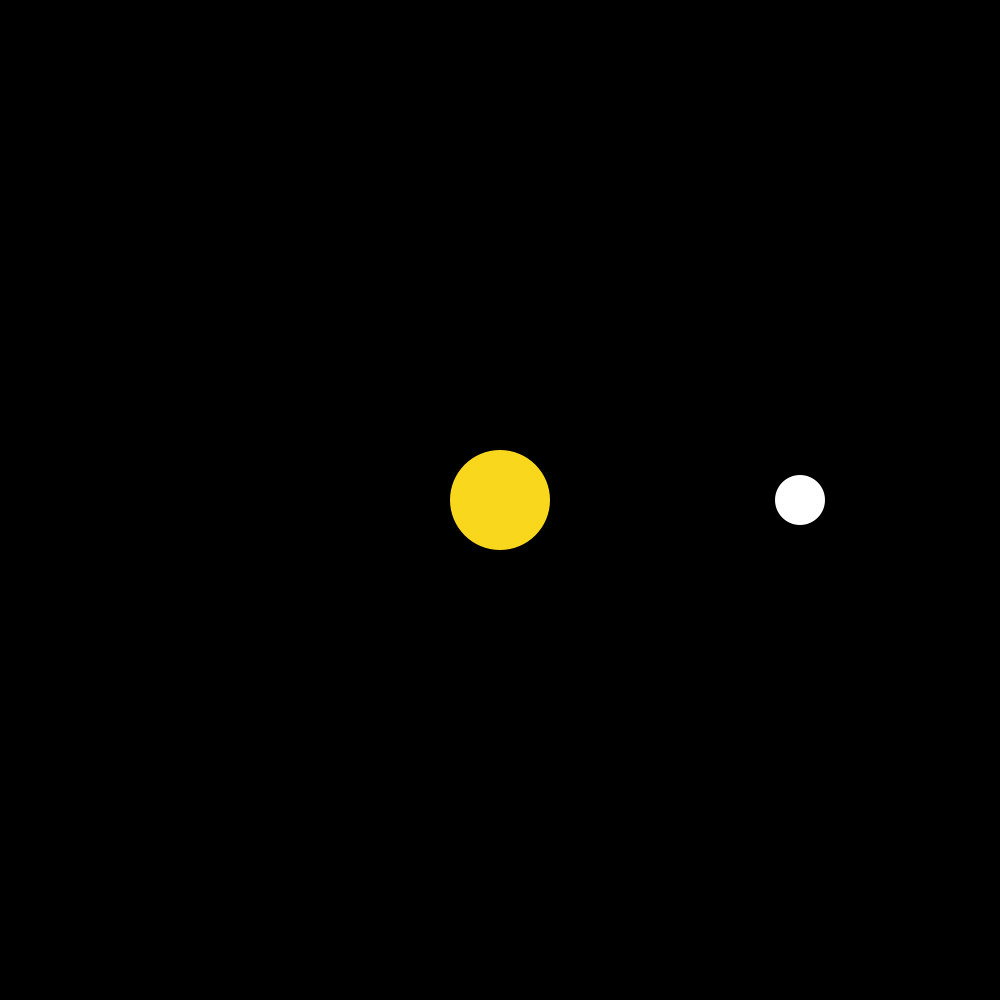
Frame 1 (no input)
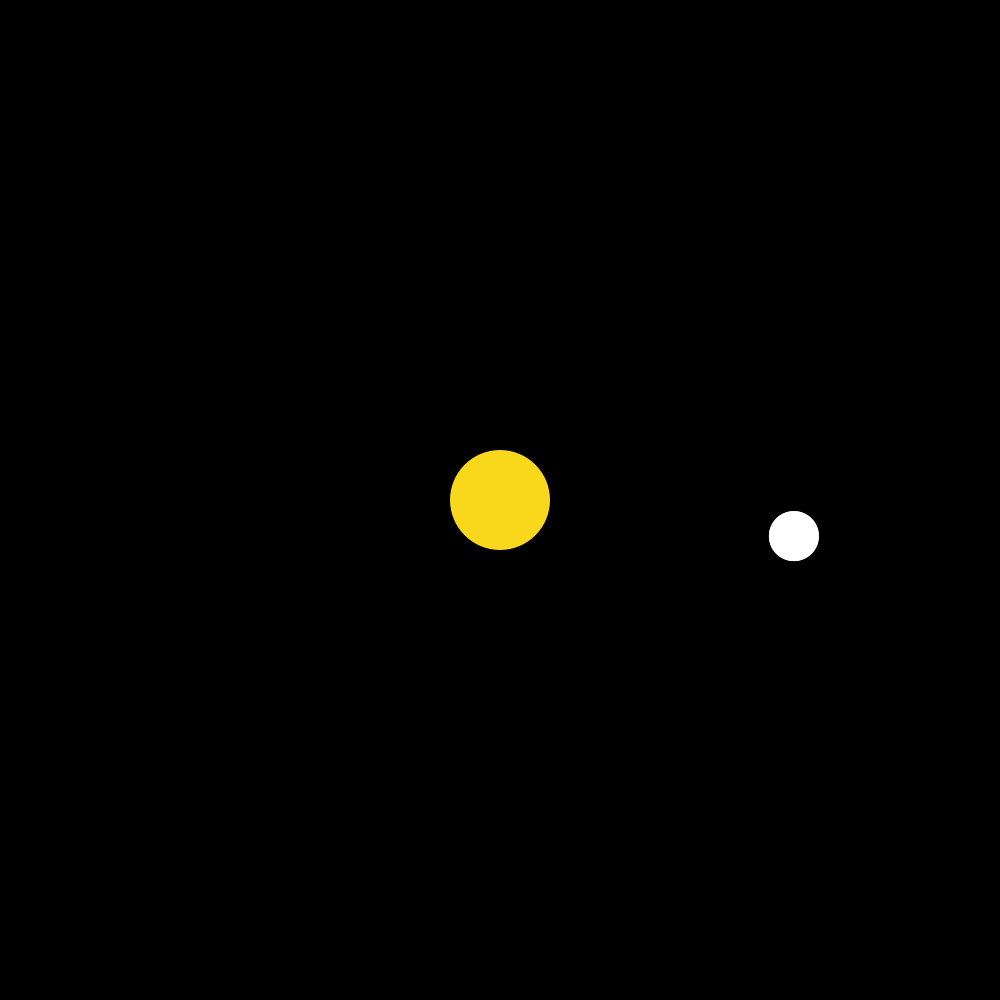
Frame 60 (the mouse pressed at the canvas centre just before this capture)
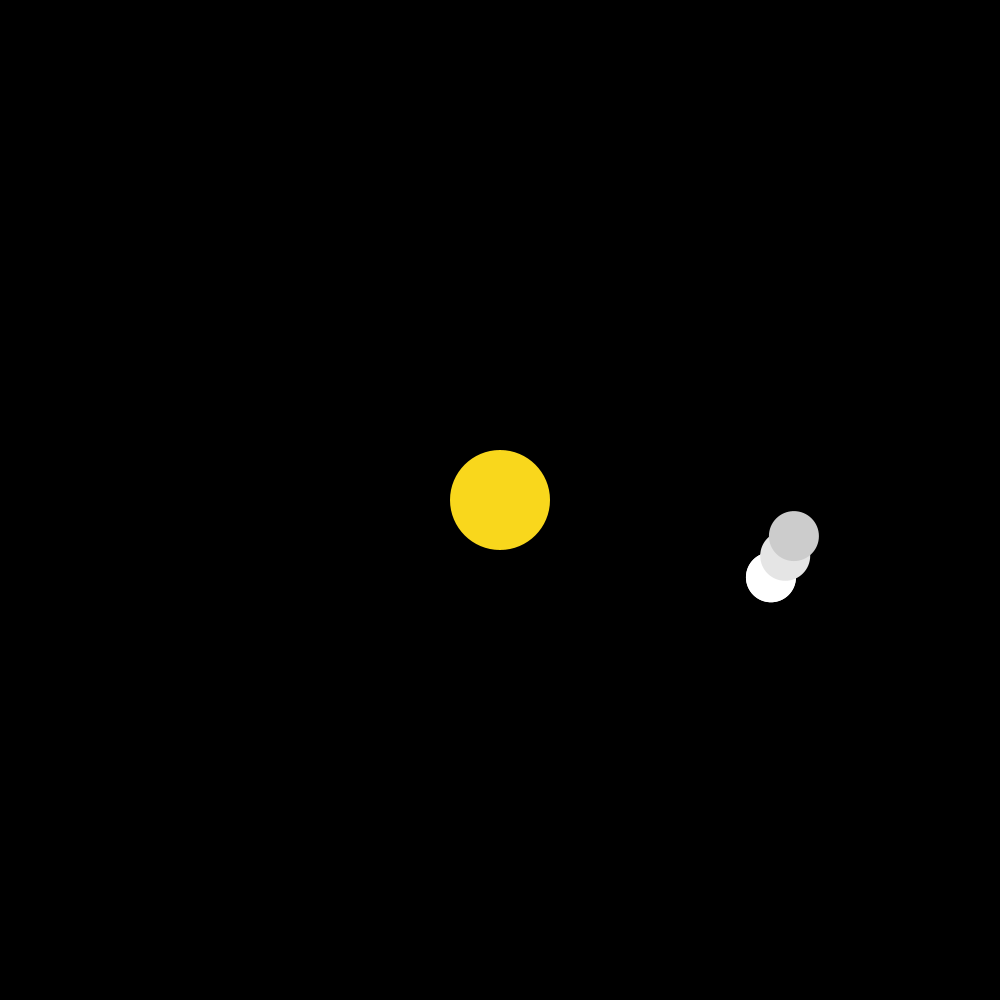
Frame 120 (the mouse held since frame 60 and released just before this capture)

The Processing sketch that drew these frames (run headless with seeded random() and noise(); from frame 60 on, the mouse is pressed at the canvas centre):

// Processing sketch: ellipticalOrbitTrace
// ── ellipticalOrbitTrace.pde
float t, a, e, c;
ArrayList<PVector> trace;
int traceNumber, eachFrame;

void setup() {
  size(1000, 1000);
  t = 0;
  e = 0.8;
  a = 300;
  c = e*a;
  traceNumber = 10;
  trace = new ArrayList<PVector>();
  eachFrame = 30;
}

void draw() {
  background(0);
  pushMatrix();
  translate(width/2, height/2);
  float r = (a*(1-sq(e)))/(1+e*cos(t));
  PVector loc = new PVector(c + r*cos(t), r*sin(t));
  noStroke();

  //draw the sun
  fill(0xFFf9d71c);
  ellipse(0, 0, 100, 100);

  //draw the planet
  fill(255);
  ellipse(loc.x, loc.y, 50, 50);

  //store that location on mod eachFrame
  if (frameCount%eachFrame == 0) {
    trace.add(loc);
  }

  //draw the planets
  if (trace.size() > 1) {
    noStroke();
    float step = 0;
    for (int i = trace.size()-1; i > 0; i--) {
      fill(255 - step*255/10);
      ellipse(trace.get(i).x, trace.get(i).y, 50, 50);
      step ++;
    }
  }
  if(trace.size() > 10){
    trace.remove(10);
  }
  t+= 0.01;

  popMatrix();
}
